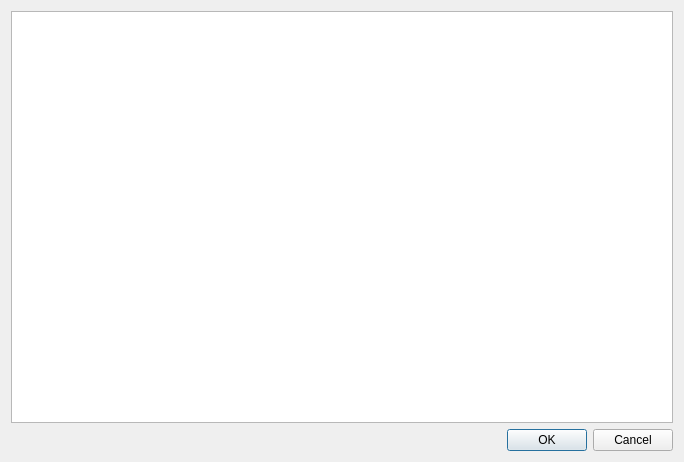
<?xml version="1.0" encoding="UTF-8"?>
<ui version="4.0">
 <class>apisTextEditorDialog</class>
 <widget class="QDialog" name="apisTextEditorDialog">
  <property name="windowModality">
   <enum>Qt::ApplicationModal</enum>
  </property>
  <property name="geometry">
   <rect>
    <x>0</x>
    <y>0</y>
    <width>684</width>
    <height>462</height>
   </rect>
  </property>
  <property name="windowTitle">
   <string>APIS Text Editor</string>
  </property>
  <property name="windowIcon">
   <iconset resource="resource.qrc">
    <normaloff>:/plugins/APIS/icons/apis.png</normaloff>:/plugins/APIS/icons/apis.png</iconset>
  </property>
  <property name="locale">
   <locale language="German" country="Austria"/>
  </property>
  <property name="modal">
   <bool>true</bool>
  </property>
  <layout class="QVBoxLayout" name="verticalLayout">
   <item>
    <widget class="QPlainTextEdit" name="uiTextPTxt"/>
   </item>
   <item>
    <widget class="QDialogButtonBox" name="buttonBox">
     <property name="standardButtons">
      <set>QDialogButtonBox::Cancel|QDialogButtonBox::Ok</set>
     </property>
    </widget>
   </item>
  </layout>
 </widget>
 <resources>
  <include location="resource.qrc"/>
 </resources>
 <connections/>
</ui>
